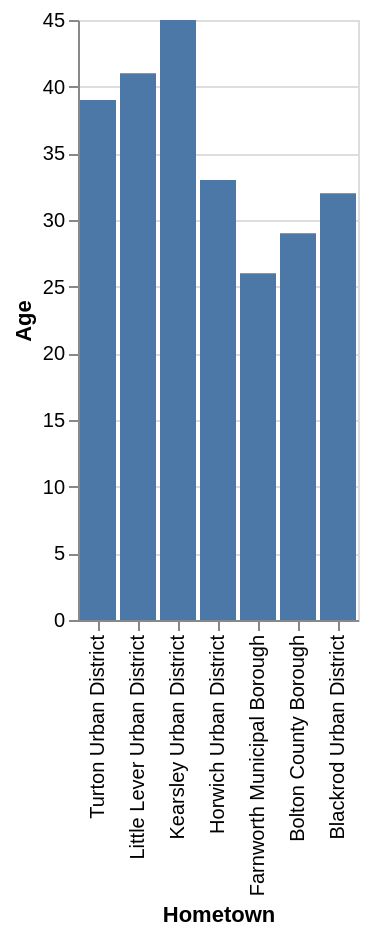

Describe this chart as a Vega-Lite specification.
### Vega-Lite specification from a JSON file in a GitHub repository (floating-point values rounded to 4 significant figures)
{"data": {"values": [{"x_data": "Turton Urban District", "y_data": 39}, {"x_data": "Little Lever Urban District", "y_data": 41}, {"x_data": "Kearsley Urban District", "y_data": 45}, {"x_data": "Horwich Urban District", "y_data": 33}, {"x_data": "Farnworth Municipal Borough", "y_data": 26}, {"x_data": "Bolton County Borough", "y_data": 29}, {"x_data": "Blackrod Urban District", "y_data": 32}]}, "mark": "bar", "encoding": {"x": {"field": "x_data", "type": "nominal", "title": "Hometown", "sort": "descending"}, "y": {"field": "y_data", "type": "quantitative", "title": "Age"}}}
